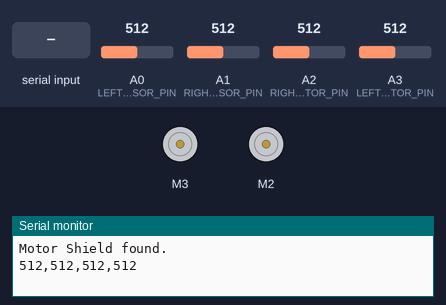
The sketch below on a simulated Arduino Uno, built with avr-gcc and run on an emulated ATmega328P. Shown: 2 × DC motor (green arrow = forward, orange = backward, longer = faster), the last lines printed to the serial monitor. The inputs (shaded band) are chosen by the test bench; at power-on: A0 (LEFT_SENSOR_PIN) = 512, A1 (RIGHT_SENSOR_PIN) = 512, A2 (RIGHT_MOTOR_PIN) = 512, A3 (LEFT_MOTOR_PIN) = 512.

Above: at 0.1 s.
At 1.2 s:
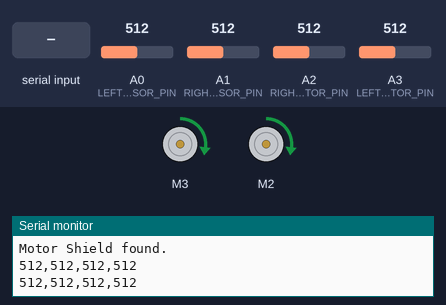
1.3 s: byte 13 ('\r') received over Serial
Timing chart, 0 to 4.3 s (numbered marks = the images above; inputs shaded):
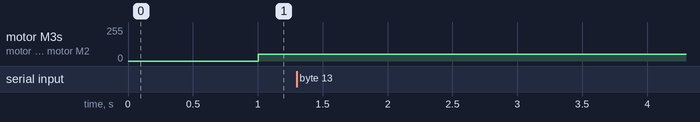

The sketch:

MP3.ino
```cpp
/*
This is a test sketch for the Adafruit assembled Motor Shield for Arduino v2
It won't work with v1.x motor shields! Only for the v2's with built in PWM
control

For use with the Adafruit Motor Shield v2
---->  http://www.adafruit.com/products/1438
*/

#include <Wire.h>
#include <Adafruit_MotorShield.h>
#include "utility/Adafruit_MS_PWMServoDriver.h"
#include <PID_v1.h>

// Define constants
#define BAUD_RATE 115200      // make sure Serial Monitor is set to "No line ending"

#define LEFT_MOTOR_PIN 3      // M3
#define RIGHT_MOTOR_PIN 2     // M2
#define LEFT_SENSOR_PIN A0    // Analog pin 0
#define RIGHT_SENSOR_PIN A1   // Analog pin 1

#define INITIAL_SPEED 50   // initial speed of wheels at setup()

#define THRESHOLD 350       // threshold of tape vs. floor

#define FREQ 1000         // data collection frequency (ms)

// Initialize variables for serial reading
String command = "";    // for incoming serial data
double incomingData;    // placeholder, will refactor/rewrite code later

// Initialize coefficients for tuning
double kp = 0;
double ki = 0;
double kd = 0;

// Track times
unsigned long currentTime, previousTime;
double elapsedTime;
double currentError, previousError;

// Track error
double error, cumeError, rateError;

// Global variables to store data
int leftSensorValue, rightSensorValue, leftMotorValue, rightMotorValue;

// Create the motor shield object with the default I2C address
Adafruit_MotorShield AFMS = Adafruit_MotorShield();

// Select which 'port' M1, M2, M3 or M4.
Adafruit_DCMotor *leftMotor = AFMS.getMotor(LEFT_MOTOR_PIN);   // attach left motor
Adafruit_DCMotor *rightMotor = AFMS.getMotor(RIGHT_MOTOR_PIN);  // attach right motor

void setup() {
  Serial.begin(BAUD_RATE);           // set up Serial library
  Serial.setTimeout(1);

  // set up sensors - technically not necessary, since digital pins default to input
  pinMode(LEFT_SENSOR_PIN, INPUT);
  pinMode(RIGHT_SENSOR_PIN, INPUT);

  if (!AFMS.begin()) {         // create with the default frequency 1.6KHz
    Serial.println("Could not find Motor Shield. Check wiring.");
    while (1);
  }
  Serial.println("Motor Shield found.");

  previousTime = millis();
  previousError = 0;

  // Set the speed to start, from 0 (off) to 255 (max speed)
  leftMotor->setSpeed(INITIAL_SPEED);
  rightMotor->setSpeed(INITIAL_SPEED);

  leftMotor->run(FORWARD);
  rightMotor->run(FORWARD);

  // turn on motors
  leftMotor->run(RELEASE);
  rightMotor->run(RELEASE);
}

void loop() {
  // Dynamically tune PID with the Serial Monitor
  // Receive data from serial monitor in the form "letterValue" where letter = {p, i, d}
  if (Serial.available()) {
    char ch = Serial.read();

    if (ch == '\r') {
      parseData(command);
      command = "";
    } else {
      command += ch;
    }
  }

  leftSensorValue = analogRead(LEFT_SENSOR_PIN);
  rightSensorValue = analogRead(RIGHT_SENSOR_PIN);
//  printSensors(leftSensorValue, rightSensorValue);

  leftMotorValue = analogRead(LEFT_MOTOR_PIN);
  rightMotorValue = analogRead(RIGHT_MOTOR_PIN);

  serialDisplay(leftSensorValue, rightSensorValue, leftMotorValue, rightMotorValue);
  delay(FREQ);

  leftMotor->run(FORWARD);
  rightMotor->run(FORWARD);
}

// Compute PID
double computePID(double input) {
  currentTime = millis();
  elapsedTime = double(currentTime - previousTime);

  currentError = THRESHOLD - input;                 // compute error
  cumeError += error * elapsedTime;                 // compute integral
  rateError = (error - previousError) / elapsedTime;    // compute derivative

  double diff = kp * error + ki * cumeError + kd * rateError;   // compute PID output

  previousError = currentError;
  previousTime = currentTime;

  return diff;        // return PID output
}

// Helper function for receiveData
void parseData(String command) {
  String s = command.substring(0, 1);      // slice out the first value of the command
  incomingData = command.substring(1).toDouble();    // slice out the numerical data

  if (s == "p") {
    kp = incomingData;
    Serial.print("kp set to ");
    Serial.println(incomingData);
  } else if (s == "i") {
    ki = incomingData;
    Serial.print("ki set to ");
    Serial.println(incomingData);
  } else if (s == "d") {
    kd = incomingData;
    Serial.print("kd set to ");
    Serial.println(incomingData);
  } else if (s == "x") {
    Serial.println("Braking!");
    brake();
  } else if (s == "q") {
    Serial.println("Resetting!");
    kp = 0;
    ki = 0;
    kd = 0;
  } else {
    Serial.print("Unexpected command: ");
    Serial.println(command);
  }
}

// Brake the vehicle
void brake() {
  // Set the speed to 0
  leftMotor->setSpeed(0);
  rightMotor->setSpeed(0);

  leftMotor->run(FORWARD);
  rightMotor->run(FORWARD);

  // turn on motors
  leftMotor->run(RELEASE);
  rightMotor->run(RELEASE);
}

// Analyze sensor values
void printSensors(int left, int right) {
  Serial.print("left sensor: ");
  Serial.print(left);
  Serial.print(" right sensor: ");
  Serial.println(right);

  if (left > THRESHOLD) {
    Serial.print(" left on tape ");
  } else {
    Serial.print(" left on floor ");
  }
  if (right > THRESHOLD) {
    Serial.println(" right on tape ");
  } else {
    Serial.println(" right on floor ");
  }
}

// Print values to serial monitor
void serialDisplay(int leftSensorValue, int rightSensorValue, int leftMotorValue, int rightMotorValue) {
  Serial.print(leftSensorValue);
  Serial.print(",");
  Serial.print(rightSensorValue);
  Serial.print(",");
  Serial.print(leftMotorValue);
  Serial.print(",");
  Serial.println(rightMotorValue);
}
```
